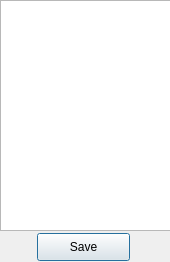
<?xml version="1.0" encoding="UTF-8"?>
<ui version="4.0">
 <class>Dialog</class>
 <widget class="QDialog" name="Dialog">
  <property name="geometry">
   <rect>
    <x>0</x>
    <y>0</y>
    <width>170</width>
    <height>262</height>
   </rect>
  </property>
  <property name="windowTitle">
   <string>Querys</string>
  </property>
  <widget class="QPlainTextEdit" name="QueryBrowseAndEdit_PTextEdit">
   <property name="geometry">
    <rect>
     <x>0</x>
     <y>0</y>
     <width>171</width>
     <height>231</height>
    </rect>
   </property>
  </widget>
  <widget class="QPushButton" name="Save_btn">
   <property name="geometry">
    <rect>
     <x>37</x>
     <y>233</y>
     <width>93</width>
     <height>28</height>
    </rect>
   </property>
   <property name="toolTip">
    <string>ESC키 : 자동저장 및 종료</string>
   </property>
   <property name="text">
    <string>Save</string>
   </property>
  </widget>
 </widget>
 <resources/>
 <connections/>
</ui>
